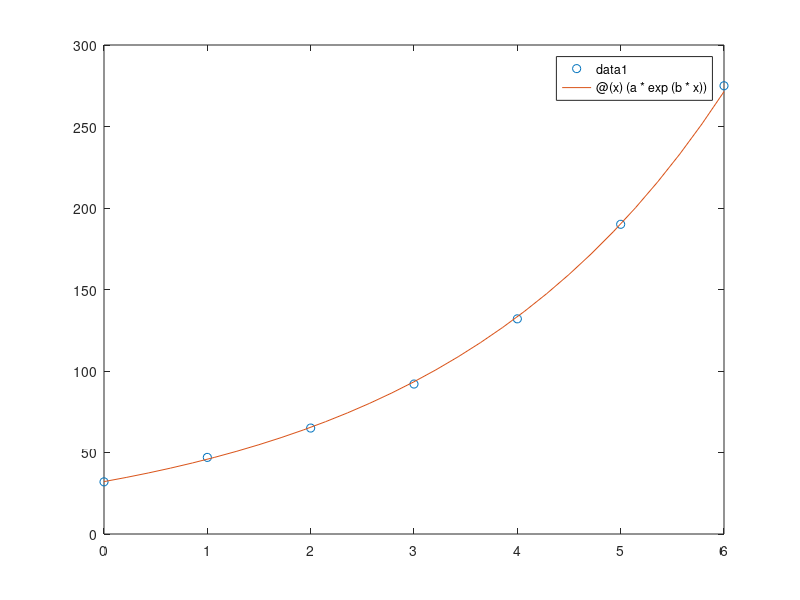

This chart was generated by the following MATLAB code:
clear;
clc;

A = [0,1,2,3,4,5,6]
B =[32,47,65,92,132,190,275]

plot(A,B,'o')

[P]=polyfit(A,log(B),1)

b=P(1)
a=exp(P(2))
func =@(x)(a*exp(b*x))

hold on

fplot(func,[0,6])

hold off